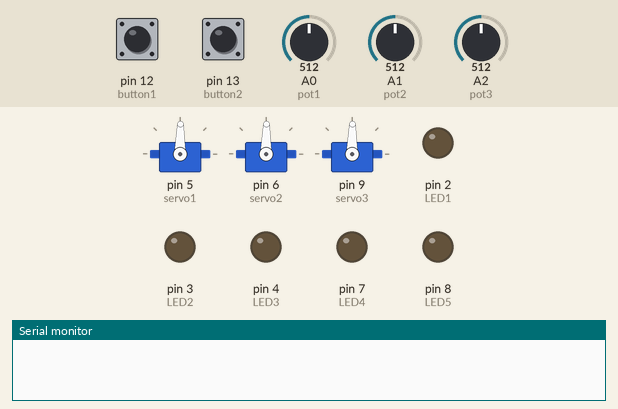
This sketch was run on a simulated Arduino Uno, built with avr-gcc and run on an emulated ATmega328P. Parts: 3 × servo, output pins drawn as LEDs (lit = HIGH), the last lines printed to the serial monitor. Inputs (shaded band) come from the test bench; at power-on: pin 12 (button1) LOW, pin 13 (button2) LOW, A0 (pot1) = 512, A1 (pot2) = 512, A2 (pot3) = 512.

Above: at 1.2 s.
1.3 s: pin 12 (button1) pulled HIGH for 1 s
At 3.4 s:
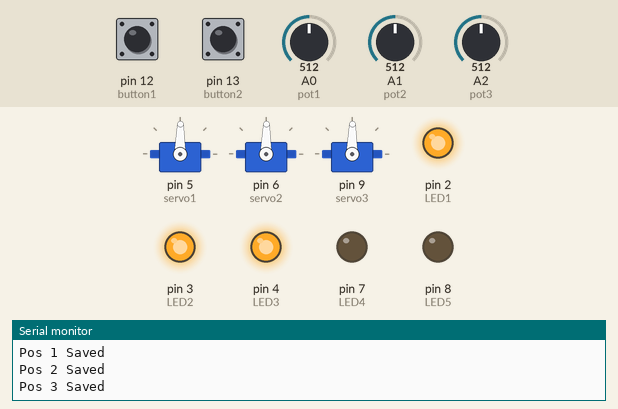
3.8 s: pin 13 (button2) pulled HIGH for 0.35 s
7.1 s: pin 12 (button1) pulled HIGH for 3.2 s
At 10.0 s:
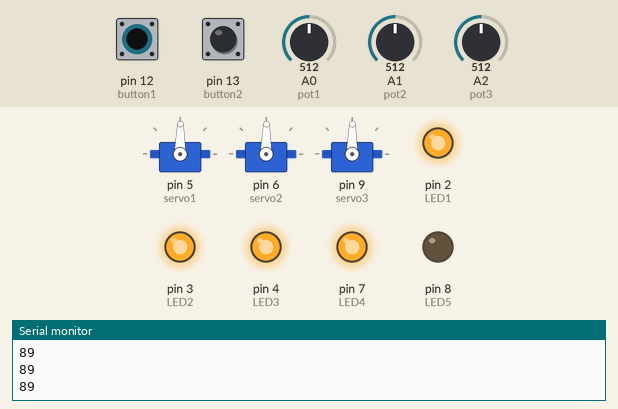
11.8 s: pin 12 (button1) driven HIGH and pin 13 (button2) driven HIGH
14.8 s: pin 12 (button1) driven LOW
At 16.2 s:
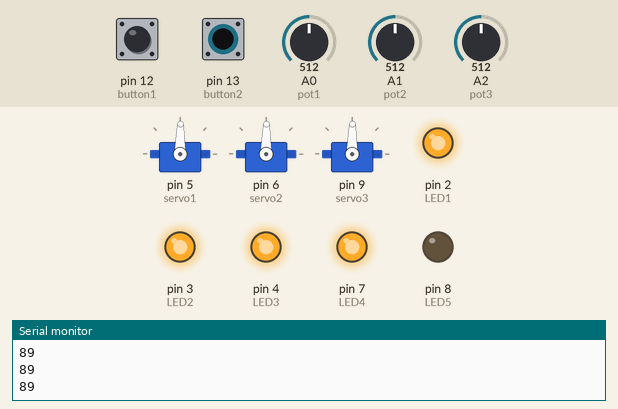
16.5 s: pin 12 (button1) driven HIGH and pin 13 (button2) driven LOW
At 21.2 s:
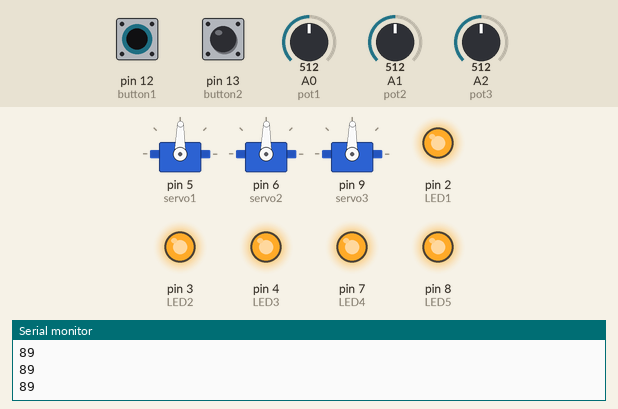
Timing chart, 0 to 22.0 s (numbered marks = the images above; inputs shaded):
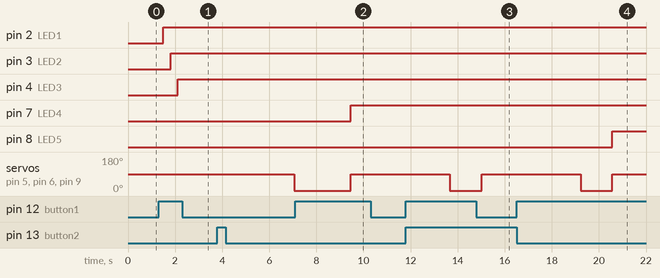

The sketch:

Servo_Arm.ino
```cpp
//*IMPORTANT CHANGES IN VERSION 2: LEDs 4 and 5 have been moved to pins 7 and 8 respectively; Buttons 1 and 2 have been moved to pins 12 and 13 respectively. This is to make wiring easier.

#include <Servo.h>

Servo servo1; //Servos
Servo servo2;
Servo servo3;

const int LED1 = 2; //LEDs
const int LED2 = 3;
const int LED3 = 4;
const int LED4 = 7;
const int LED5 = 8;

const int button1 = 12; //Buttons
const int button2 = 13;

int button1Presses = 0; //Button values
boolean button2Pressed = false;

const int pot1 = A0; //Potentimeters
const int pot2 = A1;
const int pot3 = A2;

int pot1Val; //Potentimeter values
int pot2Val;
int pot3Val;
int pot1Angle;
int pot2Angle;
int pot3Angle;

int servo1PosSaves[] = {1,1,1,1,1}; //position saves
int servo2PosSaves[] = {1,1,1,1,1};
int servo3PosSaves[] = {1,1,1,1,1};

void setup() {
  servo1.attach(5); // Set up everything and will run once; attach servos and define the pin modes
  servo2.attach(6);
  servo3.attach(9);

  pinMode(LED1, OUTPUT);
  pinMode(LED2, OUTPUT);
  pinMode(LED3, OUTPUT);
  pinMode(LED4, OUTPUT);
  pinMode(LED5, OUTPUT);
  pinMode(button1, INPUT);
  pinMode(button2, INPUT);

  Serial.begin(9600);
}

void loop() {
  // put your main code here, to run repeatedly:
  pot1Val = analogRead(pot1); // This will read the values from the potentimeters and store it...
  pot1Angle = map(pot1Val, 0, 1023, 0, 179); // ... and this will map the values from the potentiometers to values the servos can use and store it for later use
  pot2Val = analogRead(pot2);
  pot2Angle = map(pot2Val, 0, 1023, 0, 179);
  pot3Val = analogRead(pot3);
  pot3Angle = map(pot3Val, 0, 1023, 0, 179);

  servo1.write(pot1Angle); // These will make the servos move to the mapped angles
  servo2.write(pot2Angle);
  servo3.write(pot3Angle);

  if(digitalRead(button1) == HIGH){ // This will check how many times button1 is pressed and save the positions to an array depending on how many times it is pressed; switch/case works like a if statement
    button1Presses++;
    switch(button1Presses){
      case 1:
        servo1PosSaves[0] = pot1Angle;
        servo2PosSaves[0] = pot2Angle;
        servo3PosSaves[0] = pot3Angle;
        digitalWrite(LED1, HIGH);
        Serial.println("Pos 1 Saved");
        break;
      case 2:
         servo1PosSaves[1] = pot1Angle;
         servo2PosSaves[1] = pot2Angle;
         servo3PosSaves[1] = pot3Angle;
         digitalWrite(LED2, HIGH);
         Serial.println("Pos 2 Saved");
         break;
      case 3:
         servo1PosSaves[2] = pot1Angle;
         servo2PosSaves[2] = pot2Angle;
         servo3PosSaves[2] = pot3Angle;
         digitalWrite(LED3, HIGH);
         Serial.println("Pos 3 Saved");
         break;
       case 4:
         servo1PosSaves[3] = pot1Angle;
         servo2PosSaves[3] = pot2Angle;
         servo3PosSaves[3] = pot3Angle;
         digitalWrite(LED4, HIGH);
         Serial.println("Pos 4 Saved");
         break;
       case 5:
         servo1PosSaves[4] = pot1Angle;
         servo2PosSaves[4] = pot2Angle;
         servo3PosSaves[4] = pot3Angle;
         digitalWrite(LED5, HIGH);
         Serial.println("Pos 5 Saved");
         break;
    }
  }

  if(digitalRead(button2) == HIGH){ // Pretty self-explnatory here
    button2Pressed = true;
  }

  if(button2Pressed){ // if the boolean button2Press is true, then the servos will run though all their saved positions
    for(int i = 0; i < 5; i++){
        servo1.write(servo1PosSaves[i]);
        servo2.write(servo2PosSaves[i]);
        servo3.write(servo3PosSaves[i]);
        Serial.println(" potentimeter Angles: ");
        Serial.println(servo1PosSaves[i]);
        Serial.println(servo2PosSaves[i]);
        Serial.println(servo3PosSaves[i]);
        delay(1050);
      }
  }
  delay(300);
}
```

Measured:
- after the input at 1.3 s, pin 2 (LED1): LOW → HIGH after 0.20 s; pin 3 (LED2): LOW → HIGH after 0.51 s; pin 4 (LED3): LOW → HIGH after 0.81 s
- after the input at 3.8 s, servo on pin 5 (servo1), servo on pin 6 (servo2), servo on pin 9 (servo3): 89° → 1° after 3.3 s
- after the input at 7.1 s, pin 7 (LED4): LOW → HIGH after 2.4 s
- after the input at 14.8 s, pin 8 (LED5): stays LOW (without the input it goes to HIGH after 0.22 s)
- after the input at 16.5 s, pin 8 (LED5): LOW → HIGH after 4.1 s
